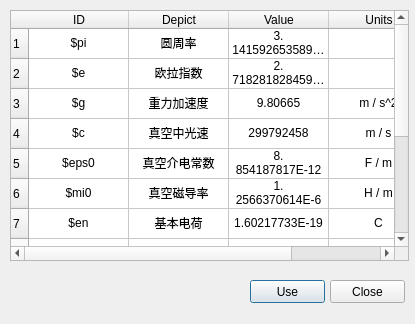
<?xml version="1.0" encoding="UTF-8"?>
<ui version="4.0">
 <class>constantDialog</class>
 <widget class="QDialog" name="constantDialog">
  <property name="geometry">
   <rect>
    <x>0</x>
    <y>0</y>
    <width>415</width>
    <height>324</height>
   </rect>
  </property>
  <property name="windowTitle">
   <string>Check Constants</string>
  </property>
  <property name="windowIcon">
   <iconset resource="resource.qrc">
    <normaloff>:/images/services.png</normaloff>:/images/services.png</iconset>
  </property>
  <widget class="QPushButton" name="closePushButton">
   <property name="geometry">
    <rect>
     <x>330</x>
     <y>280</y>
     <width>75</width>
     <height>23</height>
    </rect>
   </property>
   <property name="text">
    <string>Close</string>
   </property>
  </widget>
  <widget class="QPushButton" name="usePushButton">
   <property name="geometry">
    <rect>
     <x>250</x>
     <y>280</y>
     <width>75</width>
     <height>23</height>
    </rect>
   </property>
   <property name="text">
    <string>Use</string>
   </property>
   <property name="default">
    <bool>true</bool>
   </property>
  </widget>
  <widget class="QTableWidget" name="tableWidget">
   <property name="geometry">
    <rect>
     <x>10</x>
     <y>10</y>
     <width>399</width>
     <height>251</height>
    </rect>
   </property>
   <property name="rowCount">
    <number>13</number>
   </property>
   <property name="columnCount">
    <number>4</number>
   </property>
   <row>
    <property name="text">
     <string>1</string>
    </property>
   </row>
   <row/>
   <row/>
   <row/>
   <row/>
   <row/>
   <row/>
   <row/>
   <row/>
   <row/>
   <row/>
   <row/>
   <row/>
   <column>
    <property name="text">
     <string>ID</string>
    </property>
   </column>
   <column>
    <property name="text">
     <string>Depict</string>
    </property>
   </column>
   <column>
    <property name="text">
     <string>Value</string>
    </property>
   </column>
   <column>
    <property name="text">
     <string>Units</string>
    </property>
   </column>
   <item row="0" column="0">
    <property name="text">
     <string>$pi</string>
    </property>
    <property name="textAlignment">
     <set>AlignHCenter|AlignVCenter|AlignCenter</set>
    </property>
   </item>
   <item row="0" column="1">
    <property name="text">
     <string>圆周率</string>
    </property>
    <property name="textAlignment">
     <set>AlignHCenter|AlignVCenter|AlignCenter</set>
    </property>
   </item>
   <item row="0" column="2">
    <property name="text">
     <string>3.141592653589793238</string>
    </property>
    <property name="textAlignment">
     <set>AlignHCenter|AlignVCenter|AlignCenter</set>
    </property>
   </item>
   <item row="0" column="3">
    <property name="text">
     <string/>
    </property>
   </item>
   <item row="1" column="0">
    <property name="text">
     <string>$e</string>
    </property>
    <property name="textAlignment">
     <set>AlignHCenter|AlignVCenter|AlignCenter</set>
    </property>
   </item>
   <item row="1" column="1">
    <property name="text">
     <string>欧拉指数</string>
    </property>
    <property name="textAlignment">
     <set>AlignHCenter|AlignVCenter|AlignCenter</set>
    </property>
   </item>
   <item row="1" column="2">
    <property name="text">
     <string>2.71828182845905</string>
    </property>
    <property name="textAlignment">
     <set>AlignHCenter|AlignVCenter|AlignCenter</set>
    </property>
   </item>
   <item row="2" column="0">
    <property name="text">
     <string>$g</string>
    </property>
    <property name="textAlignment">
     <set>AlignHCenter|AlignVCenter|AlignCenter</set>
    </property>
   </item>
   <item row="2" column="1">
    <property name="text">
     <string>重力加速度</string>
    </property>
    <property name="textAlignment">
     <set>AlignHCenter|AlignVCenter|AlignCenter</set>
    </property>
   </item>
   <item row="2" column="2">
    <property name="text">
     <string>9.80665</string>
    </property>
    <property name="textAlignment">
     <set>AlignHCenter|AlignVCenter|AlignCenter</set>
    </property>
   </item>
   <item row="2" column="3">
    <property name="text">
     <string>m / s^2</string>
    </property>
    <property name="textAlignment">
     <set>AlignHCenter|AlignVCenter|AlignCenter</set>
    </property>
   </item>
   <item row="3" column="0">
    <property name="text">
     <string>$c</string>
    </property>
    <property name="textAlignment">
     <set>AlignHCenter|AlignVCenter|AlignCenter</set>
    </property>
   </item>
   <item row="3" column="1">
    <property name="text">
     <string>真空中光速</string>
    </property>
    <property name="textAlignment">
     <set>AlignHCenter|AlignVCenter|AlignCenter</set>
    </property>
   </item>
   <item row="3" column="2">
    <property name="text">
     <string>299792458</string>
    </property>
    <property name="textAlignment">
     <set>AlignHCenter|AlignVCenter|AlignCenter</set>
    </property>
   </item>
   <item row="3" column="3">
    <property name="text">
     <string>m / s</string>
    </property>
    <property name="textAlignment">
     <set>AlignHCenter|AlignVCenter|AlignCenter</set>
    </property>
   </item>
   <item row="4" column="0">
    <property name="text">
     <string>$eps0</string>
    </property>
    <property name="textAlignment">
     <set>AlignHCenter|AlignVCenter|AlignCenter</set>
    </property>
   </item>
   <item row="4" column="1">
    <property name="text">
     <string>真空介电常数</string>
    </property>
    <property name="textAlignment">
     <set>AlignHCenter|AlignVCenter|AlignCenter</set>
    </property>
   </item>
   <item row="4" column="2">
    <property name="text">
     <string>8.854187817E-12</string>
    </property>
    <property name="textAlignment">
     <set>AlignHCenter|AlignVCenter|AlignCenter</set>
    </property>
   </item>
   <item row="4" column="3">
    <property name="text">
     <string>F / m</string>
    </property>
    <property name="textAlignment">
     <set>AlignHCenter|AlignVCenter|AlignCenter</set>
    </property>
   </item>
   <item row="5" column="0">
    <property name="text">
     <string>$mi0</string>
    </property>
    <property name="textAlignment">
     <set>AlignHCenter|AlignVCenter|AlignCenter</set>
    </property>
   </item>
   <item row="5" column="1">
    <property name="text">
     <string>真空磁导率</string>
    </property>
    <property name="textAlignment">
     <set>AlignHCenter|AlignVCenter|AlignCenter</set>
    </property>
   </item>
   <item row="5" column="2">
    <property name="text">
     <string>1.2566370614E-6</string>
    </property>
    <property name="textAlignment">
     <set>AlignHCenter|AlignVCenter|AlignCenter</set>
    </property>
   </item>
   <item row="5" column="3">
    <property name="text">
     <string>H / m</string>
    </property>
    <property name="textAlignment">
     <set>AlignHCenter|AlignVCenter|AlignCenter</set>
    </property>
   </item>
   <item row="6" column="0">
    <property name="text">
     <string>$en</string>
    </property>
    <property name="textAlignment">
     <set>AlignHCenter|AlignVCenter|AlignCenter</set>
    </property>
   </item>
   <item row="6" column="1">
    <property name="text">
     <string>基本电荷</string>
    </property>
    <property name="textAlignment">
     <set>AlignHCenter|AlignVCenter|AlignCenter</set>
    </property>
   </item>
   <item row="6" column="2">
    <property name="text">
     <string>1.60217733E-19</string>
    </property>
    <property name="textAlignment">
     <set>AlignHCenter|AlignVCenter|AlignCenter</set>
    </property>
   </item>
   <item row="6" column="3">
    <property name="text">
     <string>C</string>
    </property>
    <property name="textAlignment">
     <set>AlignHCenter|AlignVCenter|AlignCenter</set>
    </property>
   </item>
   <item row="7" column="0">
    <property name="text">
     <string>$mu</string>
    </property>
    <property name="textAlignment">
     <set>AlignHCenter|AlignVCenter|AlignCenter</set>
    </property>
   </item>
   <item row="7" column="1">
    <property name="text">
     <string>原子质量</string>
    </property>
    <property name="textAlignment">
     <set>AlignHCenter|AlignVCenter|AlignCenter</set>
    </property>
   </item>
   <item row="7" column="2">
    <property name="text">
     <string>1.6605402E-27</string>
    </property>
    <property name="textAlignment">
     <set>AlignHCenter|AlignVCenter|AlignCenter</set>
    </property>
   </item>
   <item row="7" column="3">
    <property name="text">
     <string>kg</string>
    </property>
    <property name="textAlignment">
     <set>AlignHCenter|AlignVCenter|AlignCenter</set>
    </property>
   </item>
   <item row="8" column="0">
    <property name="text">
     <string>$me</string>
    </property>
    <property name="textAlignment">
     <set>AlignHCenter|AlignVCenter|AlignCenter</set>
    </property>
   </item>
   <item row="8" column="1">
    <property name="text">
     <string>电子质量</string>
    </property>
    <property name="textAlignment">
     <set>AlignHCenter|AlignVCenter|AlignCenter</set>
    </property>
   </item>
   <item row="8" column="2">
    <property name="text">
     <string>9.1093897E-31</string>
    </property>
    <property name="textAlignment">
     <set>AlignHCenter|AlignVCenter|AlignCenter</set>
    </property>
   </item>
   <item row="8" column="3">
    <property name="text">
     <string>kg</string>
    </property>
    <property name="textAlignment">
     <set>AlignHCenter|AlignVCenter|AlignCenter</set>
    </property>
   </item>
   <item row="9" column="0">
    <property name="text">
     <string>$mp</string>
    </property>
    <property name="textAlignment">
     <set>AlignHCenter|AlignVCenter|AlignCenter</set>
    </property>
   </item>
   <item row="9" column="1">
    <property name="text">
     <string>质子质量</string>
    </property>
    <property name="textAlignment">
     <set>AlignHCenter|AlignVCenter|AlignCenter</set>
    </property>
   </item>
   <item row="9" column="2">
    <property name="text">
     <string>1.6726231E-27</string>
    </property>
    <property name="textAlignment">
     <set>AlignHCenter|AlignVCenter|AlignCenter</set>
    </property>
   </item>
   <item row="9" column="3">
    <property name="text">
     <string>kg</string>
    </property>
    <property name="textAlignment">
     <set>AlignHCenter|AlignVCenter|AlignCenter</set>
    </property>
   </item>
   <item row="10" column="0">
    <property name="text">
     <string>$mn</string>
    </property>
    <property name="textAlignment">
     <set>AlignHCenter|AlignVCenter|AlignCenter</set>
    </property>
   </item>
   <item row="10" column="1">
    <property name="text">
     <string>中子质量</string>
    </property>
    <property name="textAlignment">
     <set>AlignHCenter|AlignVCenter|AlignCenter</set>
    </property>
   </item>
   <item row="10" column="2">
    <property name="text">
     <string>1.6749286E-27</string>
    </property>
    <property name="textAlignment">
     <set>AlignHCenter|AlignVCenter|AlignCenter</set>
    </property>
   </item>
   <item row="10" column="3">
    <property name="text">
     <string>kg</string>
    </property>
    <property name="textAlignment">
     <set>AlignHCenter|AlignVCenter|AlignCenter</set>
    </property>
   </item>
   <item row="11" column="0">
    <property name="text">
     <string>$k</string>
    </property>
    <property name="textAlignment">
     <set>AlignHCenter|AlignVCenter|AlignCenter</set>
    </property>
   </item>
   <item row="11" column="1">
    <property name="text">
     <string>玻耳兹曼常数</string>
    </property>
    <property name="textAlignment">
     <set>AlignHCenter|AlignVCenter|AlignCenter</set>
    </property>
   </item>
   <item row="11" column="2">
    <property name="text">
     <string>1.380658E-23</string>
    </property>
    <property name="textAlignment">
     <set>AlignHCenter|AlignVCenter|AlignCenter</set>
    </property>
   </item>
   <item row="11" column="3">
    <property name="text">
     <string>J/K</string>
    </property>
    <property name="textAlignment">
     <set>AlignHCenter|AlignVCenter|AlignCenter</set>
    </property>
   </item>
   <item row="12" column="0">
    <property name="text">
     <string>$h</string>
    </property>
    <property name="textAlignment">
     <set>AlignHCenter|AlignVCenter|AlignCenter</set>
    </property>
   </item>
   <item row="12" column="1">
    <property name="text">
     <string>普朗克常数</string>
    </property>
    <property name="textAlignment">
     <set>AlignHCenter|AlignVCenter|AlignCenter</set>
    </property>
   </item>
   <item row="12" column="2">
    <property name="text">
     <string>6.6260693E-34</string>
    </property>
    <property name="textAlignment">
     <set>AlignHCenter|AlignVCenter|AlignCenter</set>
    </property>
   </item>
   <item row="12" column="3">
    <property name="text">
     <string>J•S</string>
    </property>
    <property name="textAlignment">
     <set>AlignHCenter|AlignVCenter|AlignCenter</set>
    </property>
   </item>
  </widget>
 </widget>
 <resources>
  <include location="resource.qrc"/>
 </resources>
 <connections>
  <connection>
   <sender>closePushButton</sender>
   <signal>clicked()</signal>
   <receiver>constantDialog</receiver>
   <slot>close()</slot>
   <hints>
    <hint type="sourcelabel">
     <x>421</x>
     <y>297</y>
    </hint>
    <hint type="destinationlabel">
     <x>232</x>
     <y>157</y>
    </hint>
   </hints>
  </connection>
  <connection>
   <sender>usePushButton</sender>
   <signal>clicked()</signal>
   <receiver>constantDialog</receiver>
   <slot>close()</slot>
   <hints>
    <hint type="sourcelabel">
     <x>340</x>
     <y>297</y>
    </hint>
    <hint type="destinationlabel">
     <x>232</x>
     <y>157</y>
    </hint>
   </hints>
  </connection>
 </connections>
 <slots>
  <slot>useConstant()</slot>
 </slots>
</ui>
